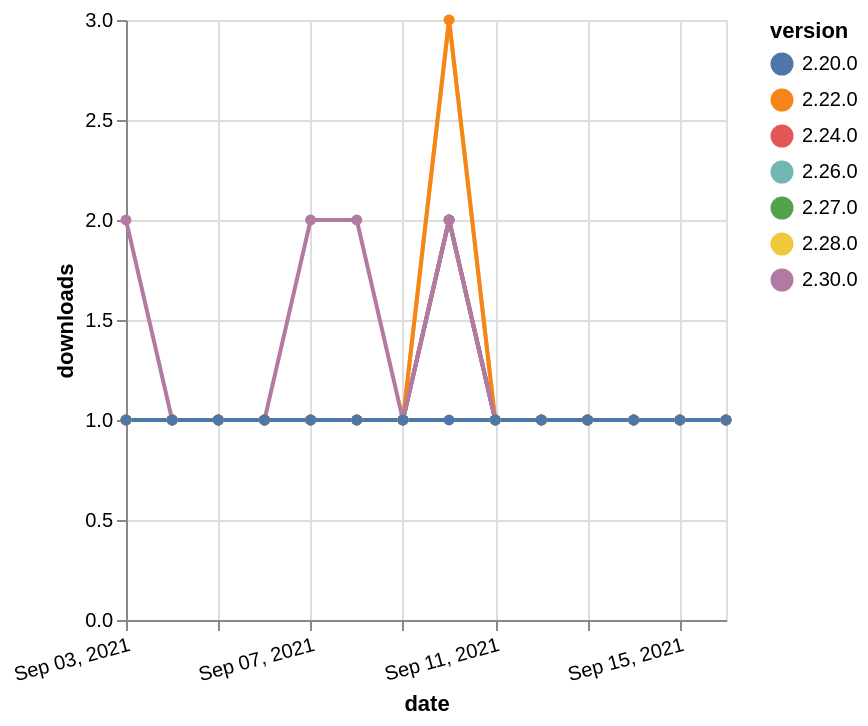

Here is the Vega-Lite specification saved for this chart:
### Vega-Lite specification from a JSON file in a GitHub repository (floating-point values rounded to 4 significant figures)
{"$schema": "https://vega.github.io/schema/vega-lite/v5.json", "description": "A simple bar chart with embedded data.", "data": {"values": [{"date": "2021-09-03", "total": 141, "delta": 1, "version": "2.27.0"}, {"date": "2021-09-04", "total": 142, "delta": 1, "version": "2.27.0"}, {"date": "2021-09-05", "total": 143, "delta": 1, "version": "2.27.0"}, {"date": "2021-09-06", "total": 144, "delta": 1, "version": "2.27.0"}, {"date": "2021-09-07", "total": 145, "delta": 1, "version": "2.27.0"}, {"date": "2021-09-08", "total": 146, "delta": 1, "version": "2.27.0"}, {"date": "2021-09-09", "total": 147, "delta": 1, "version": "2.27.0"}, {"date": "2021-09-10", "total": 149, "delta": 2, "version": "2.27.0"}, {"date": "2021-09-11", "total": 150, "delta": 1, "version": "2.27.0"}, {"date": "2021-09-12", "total": 151, "delta": 1, "version": "2.27.0"}, {"date": "2021-09-13", "total": 152, "delta": 1, "version": "2.27.0"}, {"date": "2021-09-14", "total": 153, "delta": 1, "version": "2.27.0"}, {"date": "2021-09-15", "total": 154, "delta": 1, "version": "2.27.0"}, {"date": "2021-09-16", "total": 155, "delta": 1, "version": "2.27.0"}, {"date": "2021-09-03", "total": 170, "delta": 1, "version": "2.28.0"}, {"date": "2021-09-04", "total": 171, "delta": 1, "version": "2.28.0"}, {"date": "2021-09-05", "total": 172, "delta": 1, "version": "2.28.0"}, {"date": "2021-09-06", "total": 173, "delta": 1, "version": "2.28.0"}, {"date": "2021-09-07", "total": 174, "delta": 1, "version": "2.28.0"}, {"date": "2021-09-08", "total": 175, "delta": 1, "version": "2.28.0"}, {"date": "2021-09-09", "total": 176, "delta": 1, "version": "2.28.0"}, {"date": "2021-09-10", "total": 179, "delta": 3, "version": "2.28.0"}, {"date": "2021-09-11", "total": 180, "delta": 1, "version": "2.28.0"}, {"date": "2021-09-12", "total": 181, "delta": 1, "version": "2.28.0"}, {"date": "2021-09-13", "total": 182, "delta": 1, "version": "2.28.0"}, {"date": "2021-09-14", "total": 183, "delta": 1, "version": "2.28.0"}, {"date": "2021-09-15", "total": 184, "delta": 1, "version": "2.28.0"}, {"date": "2021-09-16", "total": 185, "delta": 1, "version": "2.28.0"}, {"date": "2021-09-03", "total": 148, "delta": 1, "version": "2.26.0"}, {"date": "2021-09-04", "total": 149, "delta": 1, "version": "2.26.0"}, {"date": "2021-09-05", "total": 150, "delta": 1, "version": "2.26.0"}, {"date": "2021-09-06", "total": 151, "delta": 1, "version": "2.26.0"}, {"date": "2021-09-07", "total": 152, "delta": 1, "version": "2.26.0"}, {"date": "2021-09-08", "total": 153, "delta": 1, "version": "2.26.0"}, {"date": "2021-09-09", "total": 154, "delta": 1, "version": "2.26.0"}, {"date": "2021-09-10", "total": 156, "delta": 2, "version": "2.26.0"}, {"date": "2021-09-11", "total": 157, "delta": 1, "version": "2.26.0"}, {"date": "2021-09-12", "total": 158, "delta": 1, "version": "2.26.0"}, {"date": "2021-09-13", "total": 159, "delta": 1, "version": "2.26.0"}, {"date": "2021-09-14", "total": 160, "delta": 1, "version": "2.26.0"}, {"date": "2021-09-15", "total": 161, "delta": 1, "version": "2.26.0"}, {"date": "2021-09-16", "total": 162, "delta": 1, "version": "2.26.0"}, {"date": "2021-09-03", "total": 173, "delta": 1, "version": "2.24.0"}, {"date": "2021-09-04", "total": 174, "delta": 1, "version": "2.24.0"}, {"date": "2021-09-05", "total": 175, "delta": 1, "version": "2.24.0"}, {"date": "2021-09-06", "total": 176, "delta": 1, "version": "2.24.0"}, {"date": "2021-09-07", "total": 177, "delta": 1, "version": "2.24.0"}, {"date": "2021-09-08", "total": 178, "delta": 1, "version": "2.24.0"}, {"date": "2021-09-09", "total": 179, "delta": 1, "version": "2.24.0"}, {"date": "2021-09-10", "total": 181, "delta": 2, "version": "2.24.0"}, {"date": "2021-09-11", "total": 182, "delta": 1, "version": "2.24.0"}, {"date": "2021-09-12", "total": 183, "delta": 1, "version": "2.24.0"}, {"date": "2021-09-13", "total": 184, "delta": 1, "version": "2.24.0"}, {"date": "2021-09-14", "total": 185, "delta": 1, "version": "2.24.0"}, {"date": "2021-09-15", "total": 186, "delta": 1, "version": "2.24.0"}, {"date": "2021-09-16", "total": 187, "delta": 1, "version": "2.24.0"}, {"date": "2021-09-03", "total": 283, "delta": 1, "version": "2.22.0"}, {"date": "2021-09-04", "total": 284, "delta": 1, "version": "2.22.0"}, {"date": "2021-09-05", "total": 285, "delta": 1, "version": "2.22.0"}, {"date": "2021-09-06", "total": 286, "delta": 1, "version": "2.22.0"}, {"date": "2021-09-07", "total": 287, "delta": 1, "version": "2.22.0"}, {"date": "2021-09-08", "total": 288, "delta": 1, "version": "2.22.0"}, {"date": "2021-09-09", "total": 289, "delta": 1, "version": "2.22.0"}, {"date": "2021-09-10", "total": 292, "delta": 3, "version": "2.22.0"}, {"date": "2021-09-11", "total": 293, "delta": 1, "version": "2.22.0"}, {"date": "2021-09-12", "total": 294, "delta": 1, "version": "2.22.0"}, {"date": "2021-09-13", "total": 295, "delta": 1, "version": "2.22.0"}, {"date": "2021-09-14", "total": 296, "delta": 1, "version": "2.22.0"}, {"date": "2021-09-15", "total": 297, "delta": 1, "version": "2.22.0"}, {"date": "2021-09-16", "total": 298, "delta": 1, "version": "2.22.0"}, {"date": "2021-09-03", "total": 115, "delta": 2, "version": "2.30.0"}, {"date": "2021-09-04", "total": 116, "delta": 1, "version": "2.30.0"}, {"date": "2021-09-05", "total": 117, "delta": 1, "version": "2.30.0"}, {"date": "2021-09-06", "total": 118, "delta": 1, "version": "2.30.0"}, {"date": "2021-09-07", "total": 120, "delta": 2, "version": "2.30.0"}, {"date": "2021-09-08", "total": 122, "delta": 2, "version": "2.30.0"}, {"date": "2021-09-09", "total": 123, "delta": 1, "version": "2.30.0"}, {"date": "2021-09-10", "total": 125, "delta": 2, "version": "2.30.0"}, {"date": "2021-09-11", "total": 126, "delta": 1, "version": "2.30.0"}, {"date": "2021-09-12", "total": 127, "delta": 1, "version": "2.30.0"}, {"date": "2021-09-13", "total": 128, "delta": 1, "version": "2.30.0"}, {"date": "2021-09-14", "total": 129, "delta": 1, "version": "2.30.0"}, {"date": "2021-09-15", "total": 130, "delta": 1, "version": "2.30.0"}, {"date": "2021-09-16", "total": 131, "delta": 1, "version": "2.30.0"}, {"date": "2021-09-03", "total": 214, "delta": 1, "version": "2.20.0"}, {"date": "2021-09-04", "total": 215, "delta": 1, "version": "2.20.0"}, {"date": "2021-09-05", "total": 216, "delta": 1, "version": "2.20.0"}, {"date": "2021-09-06", "total": 217, "delta": 1, "version": "2.20.0"}, {"date": "2021-09-07", "total": 218, "delta": 1, "version": "2.20.0"}, {"date": "2021-09-08", "total": 219, "delta": 1, "version": "2.20.0"}, {"date": "2021-09-09", "total": 220, "delta": 1, "version": "2.20.0"}, {"date": "2021-09-10", "total": 221, "delta": 1, "version": "2.20.0"}, {"date": "2021-09-11", "total": 222, "delta": 1, "version": "2.20.0"}, {"date": "2021-09-12", "total": 223, "delta": 1, "version": "2.20.0"}, {"date": "2021-09-13", "total": 224, "delta": 1, "version": "2.20.0"}, {"date": "2021-09-14", "total": 225, "delta": 1, "version": "2.20.0"}, {"date": "2021-09-15", "total": 226, "delta": 1, "version": "2.20.0"}, {"date": "2021-09-16", "total": 227, "delta": 1, "version": "2.20.0"}]}, "width": "container", "mark": {"type": "line", "point": {"filled": true}}, "encoding": {"x": {"field": "date", "type": "temporal", "timeUnit": "yearmonthdate", "title": "date", "axis": {"labelAngle": -15}}, "y": {"field": "delta", "type": "quantitative", "title": "downloads"}, "color": {"field": "version", "type": "nominal"}, "tooltip": {"field": "delta"}}}
